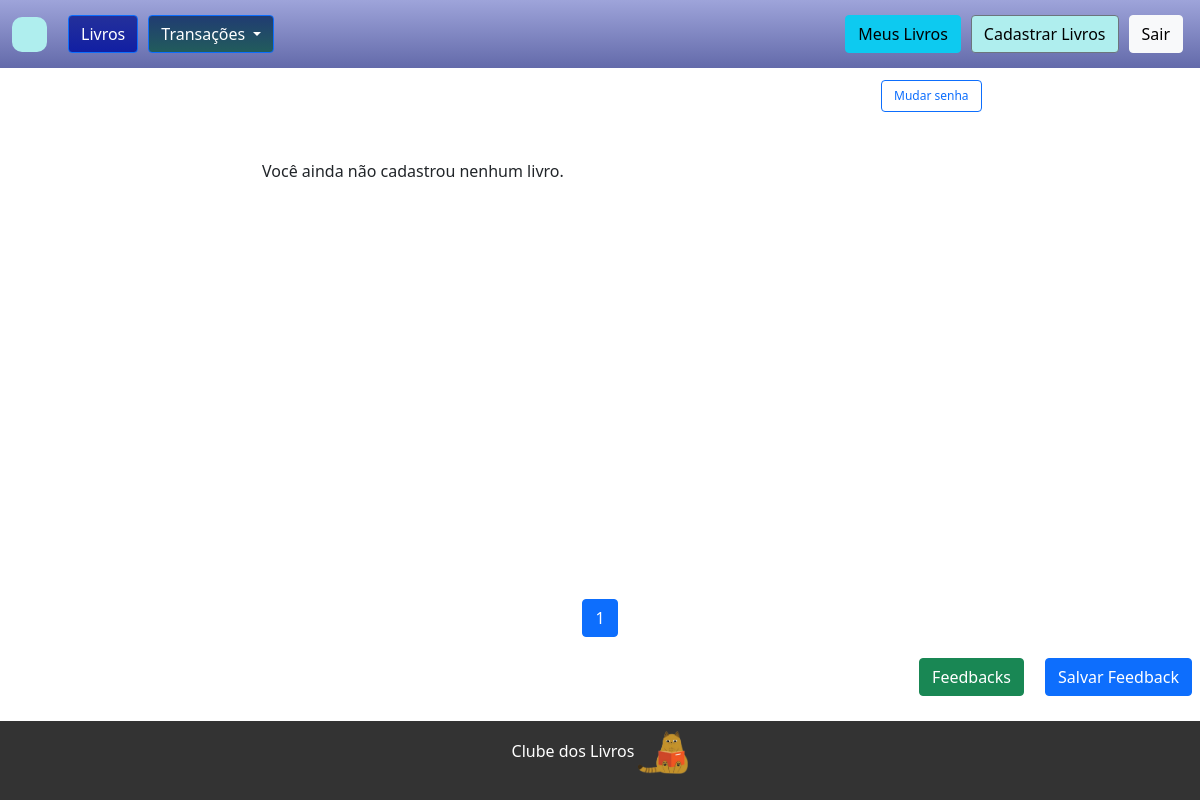
Before: /profile/ (signed in) with the older database file.
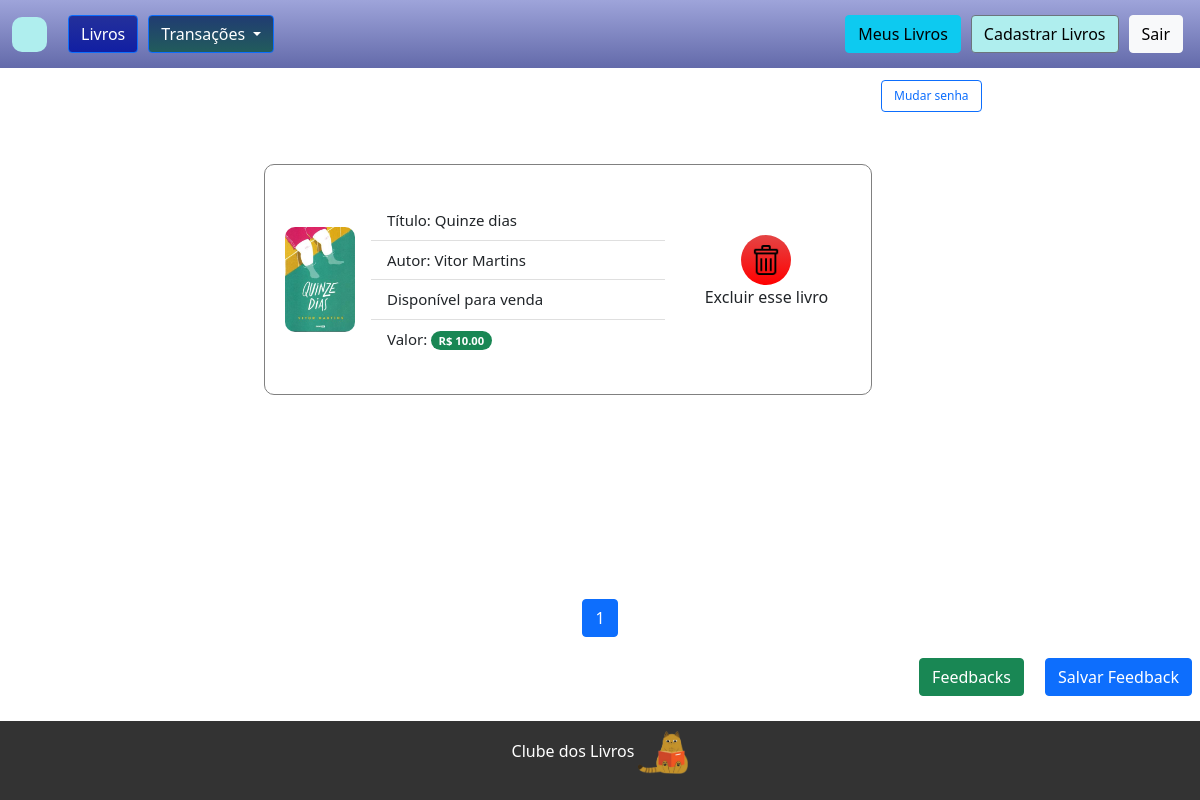
After: the same page with the newer database file.
### books/models.py (models this page shows, shortened)
class Livro(models.Model):
    OPÇÕES = (
        ('venda', 'Venda'),
        ('troca', 'Troca'),
        ('doacao', 'Doação'),
    )
    titulo = models.CharField(max_length=100)
    autor = models.CharField(max_length=100)
    tipo_transacao = models.CharField(max_length=10, choices=OPÇÕES, default='doacao')
    preco = models.DecimalField(max_digits=10, decimal_places=2, null=True, blank=True)
    sinopse = models.TextField(blank=True, null=True)
    genero = models.ManyToManyField(GeneroLivro)
    whatsapp = models.CharField(help_text="DDD + Número", max_length=20, blank=True, null=True)
    capa = models.ImageField(upload_to='static/img/capas/', blank=True, null=True)
    usuario_email = models.EmailField(blank=True, null=True),
    usuario = models.ForeignKey(User, on_delete=models.CASCADE, null=True, blank=True)
    data_exclusao = models.DateTimeField(null=True, blank=True)

### books/views.py (the view)
# urls.py: path('profile/', views.profile, name='profile'),
@login_required
def profile(request):
    livros_do_usuario = Livro.objects.filter(usuario=request.user)
    itens_por_pagina = 5
    paginator = Paginator(livros_do_usuario, itens_por_pagina)
    numero_pagina = request.GET.get('pagina')
    livros_paginados = paginator.get_page(numero_pagina)
    return render(request, 'profile.html', {'livros_do_usuario': livros_paginados})

### books/templates/profile.html (shortened to what this page needs)
{% extends 'base.html' %}
{% block content %}
{% load static %}
<link rel="stylesheet" href="{% static 'css/style.css' %}">
    <div style="margin-top: 75px; margin-left: 73%; margin-bottom: 0px;">
       <a href="{% url 'account_change_password' %}" class="btn btn-outline-primary" style="font-size: 12px;">Mudar senha</a>
    </div>
    <br>
    <div class="wrapper">
        <div class="containerListBooksProfile">
        <ul class="list-group list-group-flush">
            <li class="list-group-item">
                {% if livros_do_usuario %}
                {% for livro in livros_do_usuario %}
                <div class="card-books" style="font-size: 15px;">
                    <img style="width: 70px; border-radius: 10px;" src="{{ livro.capa.url }}" alt="oi">
                    <div class="card-body">
                        <ul class="list-group list-group-flush" style="width: 100%;">
                            <li class="list-group-item">Título: {{ livro.titulo }}</li>
                            <li class="list-group-item">Autor: {{ livro.autor }}</li>
                            {% if livro.tipo_transacao == 'troca' %}
                            <li class="list-group-item">Disponível para troca</li>
                            {% elif livro.tipo_transacao == 'doacao' %}
                            <li class="list-group-item">Disponível para doação</li>
                            {% else %}
                            <li class="list-group-item">Disponível para venda</li>
                            <li class="list-group-item">Valor: <span class="badge rounded-pill bg-success">R$
                                    {{livro.preco}}</span></li>
                            {% endif %}
                        </ul>
                    </div>
                    <div class="botaoTexto">
                        <button type="button" class="btnGetBooks  modalRemover"
                            style="background: linear-gradient(rgb(228, 69, 69), rgb(255, 0, 0)); height: 50px; width: 50px; border-radius: 50%;"
                            data-bs-target="#confirmarExclusaoModal" data-livro-id="{{ livro.id }}">
                            <img
                                style="width: 30px; height: 30px;"
                                src="/static/img/icons/remove.png" alt=""></button>
                        <p class="texto-abaixo">Excluir esse livro</p>
                    </div>
                </div>
                {% endfor %}
                {% else %}
                <p style="align-items: center;">Você ainda não cadastrou nenhum livro.</p>
                {% endif %}
            </li>
        </ul>
    </div>
</div>
<div>
    <nav aria-label="Page navigation example">
        <ul class="pagination justify-content-center">
            {% for num_pagina in livros_do_usuario.paginator.page_range %}
            <li class="page-item {% if livros_do_usuario.number == num_pagina %}active{% endif %}">
                <a class="page-link" href="?pagina={{ num_pagina }}">{{ num_pagina }}</a>
            </li>
            {% endfor %}
        </ul>
    </nav>
</div>
<div class="d-grid gap-2 d-md-flex justify-content-md-end">
    <a href="{% url 'feedbacks' %}" class="btn btn-success me-md-2" type="button">Feedbacks</a>
  {% if user.is_authenticated %}
  <a href="{% url 'addFeedback' %}" class="btn btn-primary me-md-2" type="button">Salvar Feedback</a>
  {% endif%}
</div>
{% endblock %}

Changed rows visible on the page:
added Livro: capa (picture), titulo "Quinze dias", autor "Vitor Martins", preco "10.00"
Other visible differences:
text no longer shown: "Você ainda não cadastrou nenhum livro."
